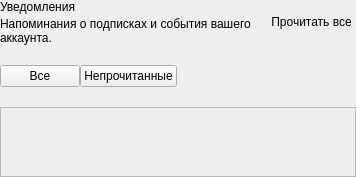
         <widget class="QWidget" name="notificationsPage">
          <layout class="QVBoxLayout" name="notificationsLayout" stretch="0,0,1">
           <property name="leftMargin">
            <number>0</number>
           </property>
           <property name="topMargin">
            <number>0</number>
           </property>
           <property name="rightMargin">
            <number>0</number>
           </property>
           <property name="bottomMargin">
            <number>0</number>
           </property>
           <property name="spacing">
            <number>20</number>
           </property>
           <item>
            <widget class="QWidget" name="notificationsHeading">
             <layout class="QHBoxLayout" name="notificationsHeadingLayout" stretch="1,0">
              <property name="leftMargin">
               <number>0</number>
              </property>
              <property name="topMargin">
               <number>0</number>
              </property>
              <property name="rightMargin">
               <number>0</number>
              </property>
              <property name="bottomMargin">
               <number>0</number>
              </property>
              <property name="spacing">
               <number>16</number>
              </property>
              <item>
               <widget class="QWidget" name="notificationsHeadingText">
                <layout class="QVBoxLayout" name="notificationsTitlesLayout">
                 <property name="leftMargin">
                  <number>0</number>
                 </property>
                 <property name="topMargin">
                  <number>0</number>
                 </property>
                 <property name="rightMargin">
                  <number>0</number>
                 </property>
                 <property name="bottomMargin">
                  <number>0</number>
                 </property>
                 <property name="spacing">
                  <number>3</number>
                 </property>
                 <item>
                  <widget class="QLabel" name="notificationsTitle">
                   <property name="text">
                    <string>Уведомления</string>
                   </property>
                   <property name="heading" stdset="0">
                    <bool>true</bool>
                   </property>
                  </widget>
                 </item>
                 <item>
                  <widget class="QLabel" name="notificationsSubtitle">
                   <property name="text">
                    <string>Напоминания о подписках и события вашего аккаунта.</string>
                   </property>
                   <property name="muted" stdset="0">
                    <bool>true</bool>
                   </property>
                   <property name="wordWrap">
                    <bool>true</bool>
                   </property>
                  </widget>
                 </item>
                </layout>
               </widget>
              </item>
              <item>
               <widget class="QPushButton" name="markAllReadButton">
                <property name="text">
                 <string>Прочитать все</string>
                </property>
                <property name="flat" stdset="0">
                 <bool>true</bool>
                </property>
               </widget>
              </item>
             </layout>
            </widget>
           </item>
           <item>
            <widget class="QWidget" name="notificationTabWrapper">
             <layout class="QHBoxLayout" name="notificationTabWrapperLayout">
              <property name="leftMargin">
               <number>0</number>
              </property>
              <property name="topMargin">
               <number>0</number>
              </property>
              <property name="rightMargin">
               <number>0</number>
              </property>
              <property name="bottomMargin">
               <number>0</number>
              </property>
              <property name="spacing">
               <number>0</number>
              </property>
              <item>
               <widget class="QFrame" name="notificationTabs">
                <property name="tabs" stdset="0">
                 <bool>true</bool>
                </property>
                <layout class="QHBoxLayout" name="notificationTabsLayout">
                 <property name="leftMargin">
                  <number>0</number>
                 </property>
                 <property name="topMargin">
                  <number>0</number>
                 </property>
                 <property name="rightMargin">
                  <number>0</number>
                 </property>
                 <property name="bottomMargin">
                  <number>0</number>
                 </property>
                 <property name="spacing">
                  <number>0</number>
                 </property>
                 <item>
                  <widget class="QPushButton" name="allNotificationsTab">
                   <property name="text">
                    <string>Все</string>
                   </property>
                   <property name="checkable">
                    <bool>true</bool>
                   </property>
                   <property name="tab" stdset="0">
                    <bool>true</bool>
                   </property>
                  </widget>
                 </item>
                 <item>
                  <widget class="QPushButton" name="unreadNotificationsTab">
                   <property name="text">
                    <string>Непрочитанные</string>
                   </property>
                   <property name="checkable">
                    <bool>true</bool>
                   </property>
                   <property name="tab" stdset="0">
                    <bool>true</bool>
                   </property>
                  </widget>
                 </item>
                </layout>
               </widget>
              </item>
              <item>
               <spacer name="notificationTabsSpacer">
                <property name="orientation">
                 <enum>Qt::Horizontal</enum>
                </property>
                <property name="sizeHint">
                 <size>
                  <width>10</width>
                  <height>0</height>
                 </size>
                </property>
               </spacer>
              </item>
             </layout>
            </widget>
           </item>
           <item>
            <widget class="QScrollArea" name="notificationsScrollArea">
             <property name="widgetResizable">
              <bool>true</bool>
             </property>
             <property name="horizontalScrollBarPolicy">
              <enum>Qt::ScrollBarPolicy::ScrollBarAlwaysOff</enum>
             </property>
             <widget class="QWidget" name="notificationsScrollAreaContents">
              <layout class="QVBoxLayout" name="notificationRowsLayout">
               <property name="leftMargin">
                <number>0</number>
               </property>
               <property name="topMargin">
                <number>0</number>
               </property>
               <property name="rightMargin">
                <number>0</number>
               </property>
               <property name="bottomMargin">
                <number>0</number>
               </property>
               <property name="spacing">
                <number>12</number>
               </property>
              </layout>
             </widget>
            </widget>
           </item>
          </layout>
         </widget>
